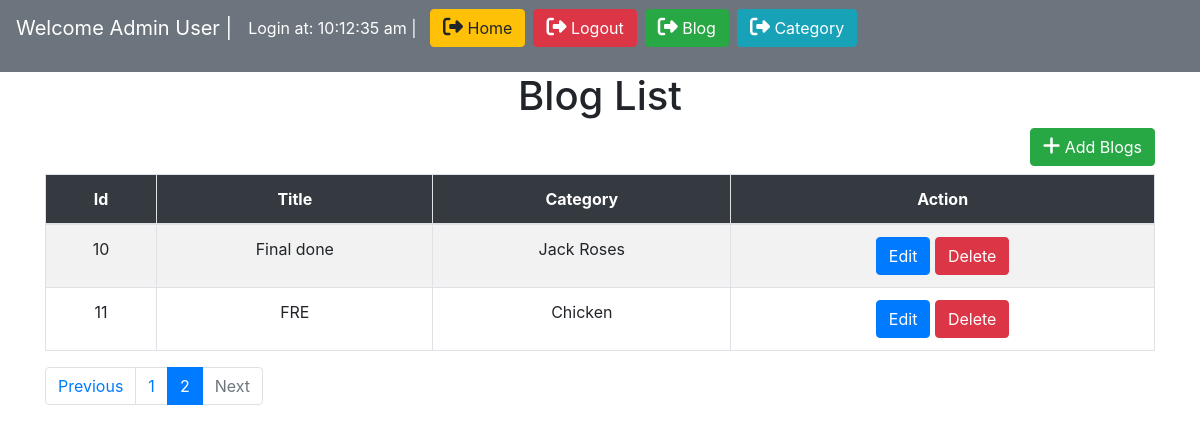
/blog/blog_list.php?page=2 (signed in), run on the app's committed database.
### tables this page shows
CREATE TABLE `blogs` (
  `id` int NOT NULL,
  `title` varchar(191) DEFAULT NULL,
  `description` longtext,
  `category` varchar(191) DEFAULT NULL
);

### blog/blog_list.php (the view, shortened to what this page needs)
<?php
include "../config.php";
$page = isset($_GET['page']) ? $_GET['page'] : 1;
$limit = 3;
$offset = ($page-1)*$limit;
$sql = "SELECT * FROM blogs LIMIT $limit OFFSET $offset";
$query = mysqli_query($link,$sql);
?>
<!DOCTYPE html>
<html lang="en">
<head>
    <link rel="stylesheet" href="https://maxcdn.bootstrapcdn.com/bootstrap/4.5.2/css/bootstrap.min.css">
</head>
<body>
<?php
    include('../include/header.php');
?>
<div class="container">
    <h1 class="text-center">Blog List</h1>
    <div class="text-right"><a href="create_blog.php" class="btn btn-success mb-2"><i class='fas fa-plus'></i> Add Blogs</a></div>
    <table class="table table-bordered table-striped table-hover">
        <thead class="bg-dark text-center text-white">
        <tr>
            <th>Id</th>
            <th>Title</th>
            <th>Category</th>
            <th>Action</th>
        </tr>
        </thead>
        <tbody class="text-center">
        <?php if(mysqli_num_rows($query) == 0){ ?>
            <tr><td colspan="7" class="text-center">No record found</td></tr>
        <?php }else{
            $psql = "SELECT * FROM blogs";
            $pquery = mysqli_query($link,$psql);
            $total_record = mysqli_num_rows($pquery);
            $total_page = ceil($total_record/$limit);
            ?>
            <?php while($row = mysqli_fetch_assoc($query)){ ?>
                <tr>
                    <td><?php echo $row['id'] ?></td>
                    <td><?php echo $row['title'] ?></td>
                    <td><?php echo $row['category'] ?></td>
                    <td>
                        <a href="blog_update.php?id=<?php echo $row['id']; ?>" class="btn btn-primary">Edit</a>
                        <a href="blog_delete.php?id=<?php echo $row['id']; ?>" class="btn btn-danger" onclick="return confirm('Are you sure?')">Delete</a>
                    </td>
                </tr>
            <?php }} ?>
        </tbody>
    </table>
    <ul class="pagination">
        <li class="page-item <?php echo ($page > 1) ? '' : 'disabled' ?>"><a class="page-link" href="blog_list.php?page=<?php echo $page-1 ?>">Previous</a></li>
        <?php for($i=1;$i<=$total_page;$i++){ ?>
            <li class="page-item <?php echo ($page == $i) ? 'active' : '' ?>"><a class="page-link" href="blog_list.php?page=<?php echo $i ?>"><?php echo $i ?></a></li>
        <?php } ?>
        <li class="page-item <?php echo ($total_page > $page) ? '' : 'disabled' ?>"><a class="page-link" href="blog_list.php?page=<?php echo $page+1 ?>">Next</a></li>
    </ul>
</div>
</body>
</html>

### blog/blog_list.php (style rules this page uses)
.fas { font-size: 20px; }

### data on the page
blogs: id "10", title "Final done", category "Jack Roses"
blogs: id "11", title "FRE", category "Chicken"

### other printed values
$_SESSION['name'] "Admin User"
$_SESSION['login_at'] "10:12:35 am"
